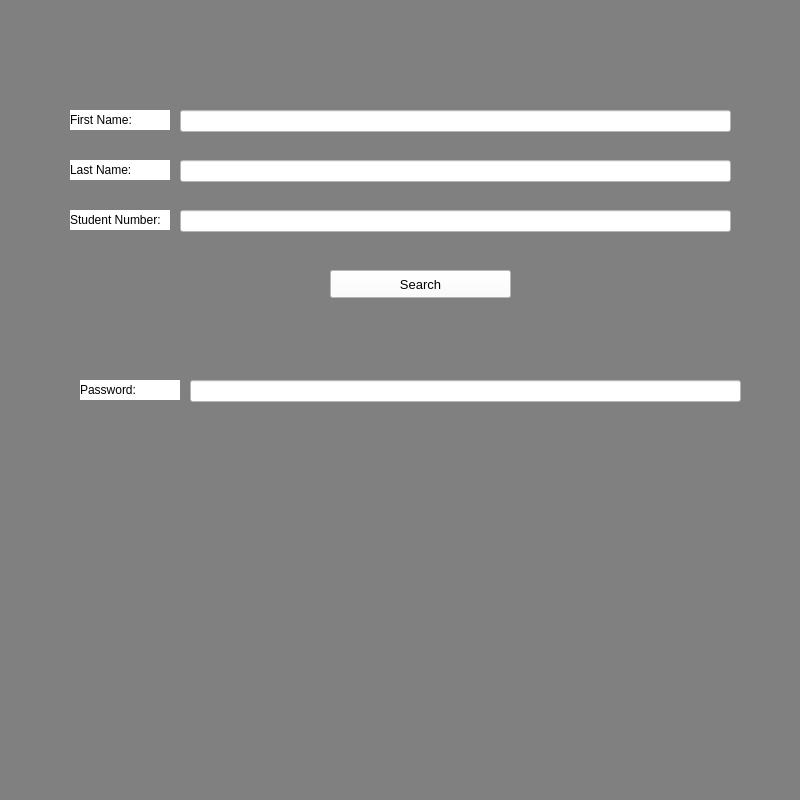
<?xml version="1.0" encoding="UTF-8"?>
<ui version="4.0">
 <class>MainWindow</class>
 <widget class="QMainWindow" name="MainWindow">
  <property name="geometry">
   <rect>
    <x>0</x>
    <y>0</y>
    <width>800</width>
    <height>800</height>
   </rect>
  </property>
  <property name="minimumSize">
   <size>
    <width>800</width>
    <height>800</height>
   </size>
  </property>
  <property name="maximumSize">
   <size>
    <width>800</width>
    <height>800</height>
   </size>
  </property>
  <property name="windowTitle">
   <string>MainWindow</string>
  </property>
  <property name="styleSheet">
   <string notr="true">background-color: #808080</string>
  </property>
  <widget class="QWidget" name="centralwidget">
   <widget class="QLineEdit" name="lineEdit_lastname_student">
    <property name="geometry">
     <rect>
      <x>180</x>
      <y>160</y>
      <width>551</width>
      <height>22</height>
     </rect>
    </property>
    <property name="styleSheet">
     <string notr="true">background-color:#ffffff</string>
    </property>
    <property name="text">
     <string/>
    </property>
   </widget>
   <widget class="QPushButton" name="pushButton_Lesson_Edit_edit_2">
    <property name="geometry">
     <rect>
      <x>330</x>
      <y>270</y>
      <width>181</width>
      <height>28</height>
     </rect>
    </property>
    <property name="font">
     <font>
      <pointsize>10</pointsize>
     </font>
    </property>
    <property name="styleSheet">
     <string notr="true">background-color: #ffffff</string>
    </property>
    <property name="text">
     <string>Search</string>
    </property>
   </widget>
   <widget class="QLabel" name="label_last_name_teacher">
    <property name="geometry">
     <rect>
      <x>70</x>
      <y>160</y>
      <width>100</width>
      <height>20</height>
     </rect>
    </property>
    <property name="styleSheet">
     <string notr="true">background-color: #ffffff</string>
    </property>
    <property name="text">
     <string>Last Name:</string>
    </property>
   </widget>
   <widget class="QLineEdit" name="lineEdit_student_number">
    <property name="geometry">
     <rect>
      <x>180</x>
      <y>210</y>
      <width>551</width>
      <height>22</height>
     </rect>
    </property>
    <property name="styleSheet">
     <string notr="true">background-color: #ffffff</string>
    </property>
    <property name="text">
     <string/>
    </property>
   </widget>
   <widget class="QLineEdit" name="lineEdit_first_name_student">
    <property name="geometry">
     <rect>
      <x>180</x>
      <y>110</y>
      <width>551</width>
      <height>22</height>
     </rect>
    </property>
    <property name="styleSheet">
     <string notr="true">background-color:#ffffff
</string>
    </property>
    <property name="text">
     <string/>
    </property>
   </widget>
   <widget class="QLabel" name="label_first_name_teacher">
    <property name="geometry">
     <rect>
      <x>70</x>
      <y>110</y>
      <width>100</width>
      <height>20</height>
     </rect>
    </property>
    <property name="styleSheet">
     <string notr="true">background-color: #ffffff</string>
    </property>
    <property name="text">
     <string>First Name:</string>
    </property>
   </widget>
   <widget class="QLabel" name="label_username_teacher">
    <property name="geometry">
     <rect>
      <x>70</x>
      <y>210</y>
      <width>100</width>
      <height>20</height>
     </rect>
    </property>
    <property name="styleSheet">
     <string notr="true">background-color: #ffffff</string>
    </property>
    <property name="text">
     <string>Student Number:</string>
    </property>
   </widget>
   <widget class="QLabel" name="label_username_teacher_2">
    <property name="geometry">
     <rect>
      <x>80</x>
      <y>380</y>
      <width>100</width>
      <height>20</height>
     </rect>
    </property>
    <property name="styleSheet">
     <string notr="true">background-color: #ffffff</string>
    </property>
    <property name="text">
     <string>Password:</string>
    </property>
   </widget>
   <widget class="QLineEdit" name="lineEdit_password_student">
    <property name="geometry">
     <rect>
      <x>190</x>
      <y>380</y>
      <width>551</width>
      <height>22</height>
     </rect>
    </property>
    <property name="styleSheet">
     <string notr="true">background-color: #ffffff</string>
    </property>
    <property name="text">
     <string/>
    </property>
   </widget>
  </widget>
  <widget class="QStatusBar" name="statusbar"/>
 </widget>
 <resources/>
 <connections/>
</ui>
